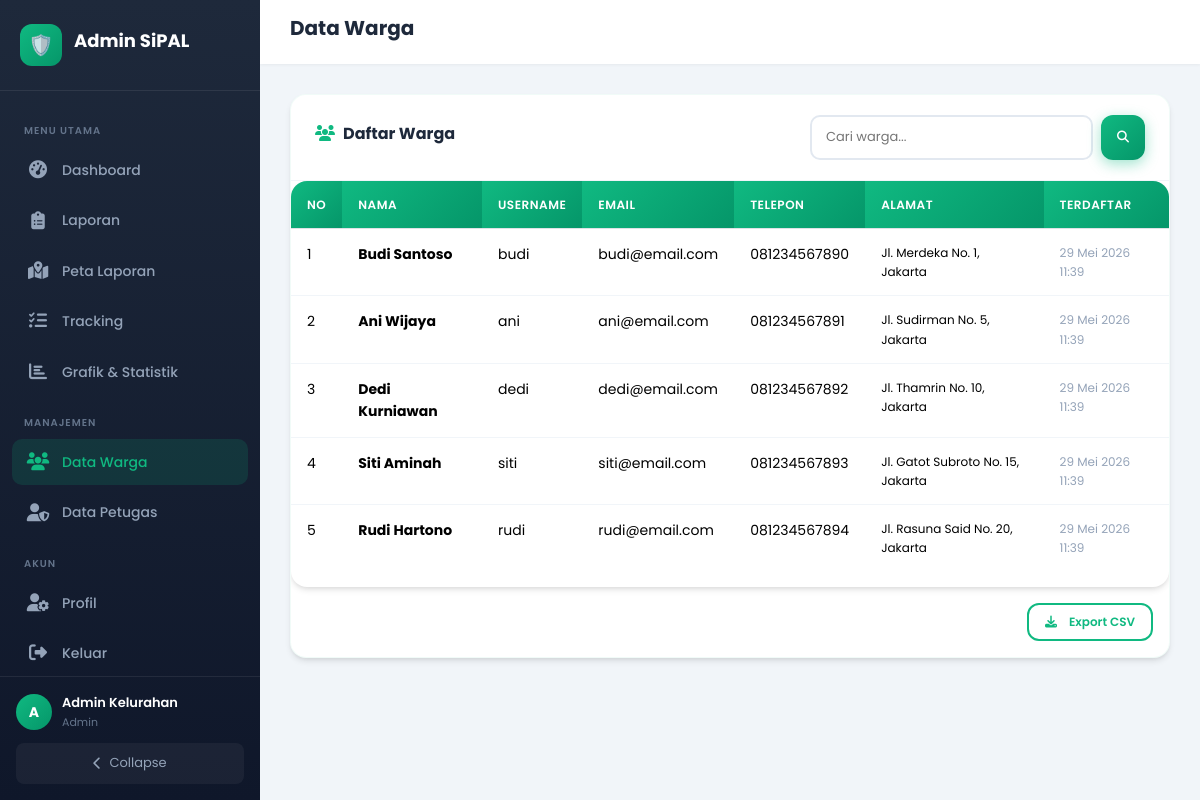
/admin/users/index.php (signed in), run on the app's committed database.
### tables this page shows
CREATE TABLE users (
    id INT AUTO_INCREMENT PRIMARY KEY,
    nama_lengkap VARCHAR(100) NOT NULL,
    username VARCHAR(50) NOT NULL UNIQUE,
    email VARCHAR(100) NOT NULL UNIQUE,
    password VARCHAR(255) NOT NULL,
    no_telepon VARCHAR(20),
    alamat TEXT,
    foto_profil VARCHAR(255) DEFAULT NULL,
    created_at DATETIME DEFAULT CURRENT_TIMESTAMP,
    updated_at DATETIME DEFAULT CURRENT_TIMESTAMP ON UPDATE CURRENT_TIMESTAMP
);

### includes/auth.php (called while the page is built, shortened)
<?php
require_once 'config.php';
function isAdminLoggedIn() {
    return isset($_SESSION['admin_id']);
}
function getAdminData() {
    global $conn;
    $stmt = $conn->prepare("SELECT * FROM admins WHERE id = ?");
    $stmt->bind_param("i", $_SESSION['admin_id']);
    $stmt->execute();
    return $stmt->get_result()->fetch_assoc();
}
?>

### includes/config.php (called while the page is built, shortened)
<?php
function formatTanggal($datetime) {
    $bulan = ['', 'Jan', 'Feb', 'Mar', 'Apr', 'Mei', 'Jun', 'Jul', 'Agu', 'Sep', 'Okt', 'Nov', 'Des'];
    $t = strtotime($datetime);
    return date('d', $t) . ' ' . $bulan[date('n', $t)] . ' ' . date('Y H:i', $t);
}
?>

### admin/users/index.php (the view, shortened to what this page needs)
<?php
require_once '../../includes/config.php';
require_once '../../includes/auth.php';
require_once '../../includes/functions.php';
$admin = getAdminData();
$page = max(1, intval($_GET['page'] ?? 1));
$limit = 15;
$offset = ($page - 1) * $limit;
$search = trim($_GET['search'] ?? '');
$where = "";
$params = [];
$types = "";
$stmt = $conn->prepare("SELECT * FROM users $where ORDER BY created_at DESC LIMIT ? OFFSET ?");
$types .= "ii";
$params[] = $limit;
$params[] = $offset;
$stmt->bind_param($types, ...$params);
$stmt->execute();
$users = $stmt->get_result()->fetch_all(MYSQLI_ASSOC);
?>
<!DOCTYPE html>
<html lang="id">
<head>
    <link href="https://cdn.jsdelivr.net/npm/bootstrap@5.3.2/dist/css/bootstrap.min.css" rel="stylesheet">
    <link rel="stylesheet" href="../../assets/css/style.css">
    <link rel="stylesheet" href="../../assets/css/admin.css">
    <link rel="stylesheet" href="https://cdnjs.cloudflare.com/ajax/libs/font-awesome/6.4.2/css/all.min.css">
</head>
<body class="admin-layout">
    <aside class="admin-sidebar" id="adminSidebar">
        <div class="sidebar-header"><div class="logo-icon">🛡️</div><h3>Admin SiPAL</h3></div>
        <nav class="sidebar-nav">
            <div class="nav-section-title">Menu Utama</div>
            <a href="../dashboard.php" class="nav-link"><i class="fas fa-tachometer-alt"></i><span>Dashboard</span></a>
            <a href="../laporan/index.php" class="nav-link"><i class="fas fa-clipboard-list"></i><span>Laporan</span></a>
            <a href="../laporan/peta.php" class="nav-link"><i class="fas fa-map-marked-alt"></i><span>Peta Laporan</span></a>
            <a href="../tracking/index.php" class="nav-link"><i class="fas fa-tasks"></i><span>Tracking</span></a>
            <a href="../laporan_grafik/index.php" class="nav-link"><i class="fas fa-chart-bar"></i><span>Grafik & Statistik</span></a>
            <div class="nav-section-title">Manajemen</div>
            <a href="index.php" class="nav-link active"><i class="fas fa-users"></i><span>Data Warga</span></a>
            <a href="../petugas/index.php" class="nav-link"><i class="fas fa-user-shield"></i><span>Data Petugas</span></a>
            <div class="nav-section-title">Akun</div>
            <a href="../profil.php" class="nav-link"><i class="fas fa-user-cog"></i><span>Profil</span></a>
            <a href="../logout.php" class="nav-link"><i class="fas fa-sign-out-alt"></i><span>Keluar</span></a>
        </nav>
        <div class="sidebar-footer">
            <div class="user-info">
                <div style="width: 36px; height: 36px; background: linear-gradient(135deg, var(--primary), var(--primary-dark)); border-radius: 50%; display: flex; align-items: center; justify-content: center; color: white; font-weight: 700; font-size: 14px;"><?= strtoupper(substr($admin['nama_lengkap'], 0, 1)) ?></div>
                <div><div class="name"><?= htmlspecialchars($admin['nama_lengkap']) ?></div><div class="role"><?= ucfirst($admin['role']) ?></div></div>
            </div>
            <button class="sidebar-toggle" onclick="toggleSidebar()"><i class="fas fa-chevron-left"></i> <span>Collapse</span></button>
        </div>
    </aside>
    <main class="admin-main" id="adminMain">
        <div class="admin-topbar">
            <div class="topbar-title">
                <h2>Data Warga</h2>
            </div>
        </div>
        <div class="admin-content">
            <div class="admin-table-card animate-fade-in">
                <div class="admin-table-header">
                    <h4><i class="fas fa-users me-2 text-primary"></i>Daftar Warga</h4>
                    <div class="search-filter">
                        <form method="GET" action="" class="d-flex gap-2">
                            <input type="text" name="search" placeholder="Cari warga..." value="<?= htmlspecialchars($search) ?>">
                            <button type="submit" class="btn btn-primary btn-sm"><i class="fas fa-search"></i></button>
                        </form>
                    </div>
                </div>
                <div class="table-container">
                    <table class="table" id="tableUsers">
                        <thead>
                            <tr><th>No</th><th>Nama</th><th>Username</th><th>Email</th><th>Telepon</th><th>Alamat</th><th>Terdaftar</th></tr>
                        </thead>
                        <tbody>
                            <?php $no = $offset + 1; foreach ($users as $u): ?>
                            <tr>
                                <td><?= $no++ ?></td>
                                <td><strong><?= htmlspecialchars($u['nama_lengkap']) ?></strong></td>
                                <td><?= htmlspecialchars($u['username']) ?></td>
                                <td><?= htmlspecialchars($u['email']) ?></td>
                                <td><?= htmlspecialchars($u['no_telepon'] ?: '-') ?></td>
                                <td style="max-width: 200px; font-size: 12px;"><?= htmlspecialchars($u['alamat'] ?: '-') ?></td>
                                <td style="font-size: 12px; color: #94a3b8;"><?= formatTanggal($u['created_at']) ?></td>
                            </tr>
                            <?php endforeach; ?>
                        </tbody>
                    </table>
                </div>
                <div class="p-3 text-end">
                    <button onclick="exportTableToCSV('tableUsers', 'data_warga.csv')" class="btn btn-sm btn-outline"><i class="fas fa-download me-1"></i>Export CSV</button>
                </div>
            </div>
        </div>
    </main>
</body>
</html>

### assets/css/style.css (style rules this page uses)
:root { --primary: #10b981; --primary-dark: #059669; --primary-light: #d1fae5; --accent: #f59e0b; --accent-light: #fef3c7; --danger: #ef4444; --danger-light: #fee2e2; --info: #3b82f6; --info-light: #dbeafe; --warning: #f59e0b; --success: #10b981; --dark: #1e293b; --gray: #64748b; --gray-light: #f1f5f9; --white: #ffffff; --bg-user: #f0fdf4; --shadow: 0 4px 6px -1px rgba(0, 0, 0, 0.1), 0 2px 4px -1px rgba(0, 0, 0, 0.06); --shadow-lg: 0 10px 15px -3px rgba(0, 0, 0, 0.1), 0 4px 6px -2px rgba(0, 0, 0, 0.05); --radius: 16px; --radius-sm: 8px; --transition: all 0.3s cubic-bezier(0.4, 0, 0.2, 1); }
* { margin: 0; padding: 0; box-sizing: border-box; }
html { scroll-behavior: smooth; }
body { font-family: 'Poppins', sans-serif; background: var(--bg-user); color: #334155; line-height: 1.6; overflow-x: hidden; }
.animate-fade-in { animation: fadeIn 0.6s ease-out forwards; }
.btn { display: inline-flex; align-items: center; justify-content: center; gap: 8px; padding: 12px 24px; border-radius: 12px; font-weight: 600; font-size: 14px; border: none; cursor: pointer; transition: var(--transition); text-decoration: none; }
.btn-primary { background: linear-gradient(135deg, var(--primary), var(--primary-dark)); color: white; box-shadow: 0 4px 14px rgba(16, 185, 129, 0.4); }
.btn-outline { background: transparent; border: 2px solid var(--primary); color: var(--primary); }
.btn-sm { padding: 8px 16px; font-size: 12px; }
.table-container { overflow-x: auto; border-radius: var(--radius); background: white; box-shadow: var(--shadow); }
.table { width: 100%; border-collapse: collapse; font-size: 14px; }
.table th { background: linear-gradient(135deg, var(--primary), var(--primary-dark)); color: white; padding: 14px 16px; text-align: left; font-weight: 600; text-transform: uppercase; font-size: 12px; letter-spacing: 0.5px; }
.table td { padding: 14px 16px; border-bottom: 1px solid #f1f5f9; }
.table tr:last-child td { border-bottom: none; }
.text-primary { color: var(--primary) !important; }
.gap-2 { gap: 8px; }
.d-flex { display: flex !important; }

### data on the page
users: nama_lengkap "Budi Santoso", username "budi", email "budi@email.com", no_telepon "081234567890", alamat "Jl. Merdeka No. 1, Jakarta", created_at "29 Mei 2026 11:39"
users: nama_lengkap "Ani Wijaya", username "ani", email "ani@email.com", no_telepon "081234567891", alamat "Jl. Sudirman No. 5, Jakarta", created_at "29 Mei 2026 11:39"
users: nama_lengkap "Dedi Kurniawan", username "dedi", email "dedi@email.com", no_telepon "081234567892", alamat "Jl. Thamrin No. 10, Jakarta", created_at "29 Mei 2026 11:39"
users: nama_lengkap "Siti Aminah", username "siti", email "siti@email.com", no_telepon "081234567893", alamat "Jl. Gatot Subroto No. 15, Jakarta", created_at "29 Mei 2026 11:39"
users: nama_lengkap "Rudi Hartono", username "rudi", email "rudi@email.com", no_telepon "081234567894", alamat "Jl. Rasuna Said No. 20, Jakarta", created_at "29 Mei 2026 11:39"

### other printed values
substr($admin['nama_lengkap'], 0, 1) "A"
$admin['nama_lengkap'] "Admin Kelurahan"
$admin['role'] "Admin"
